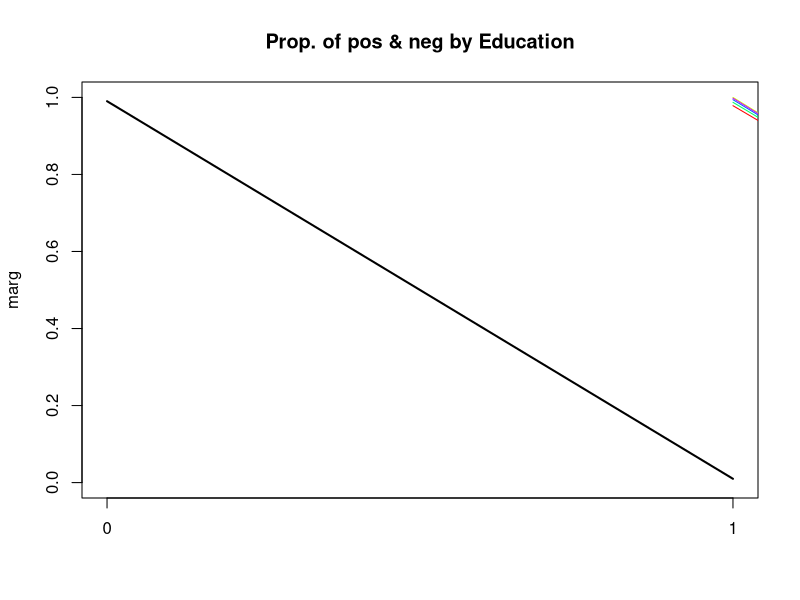
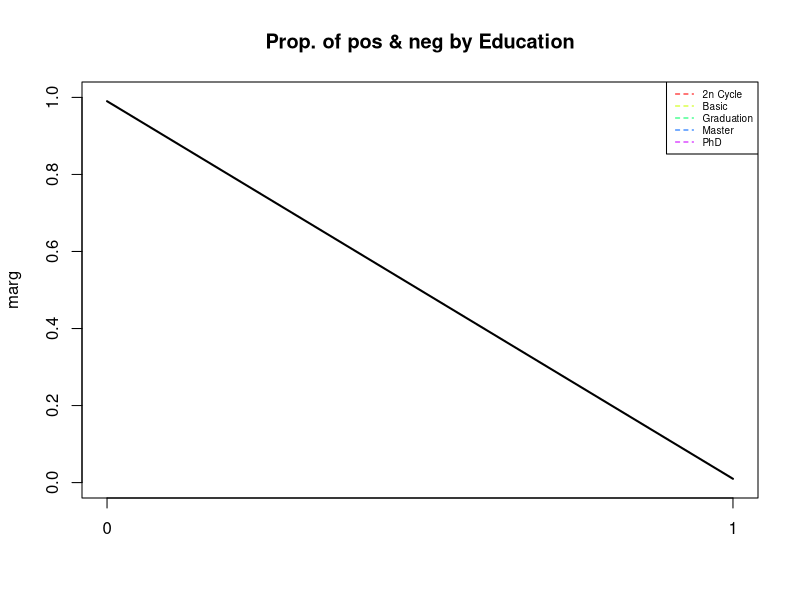
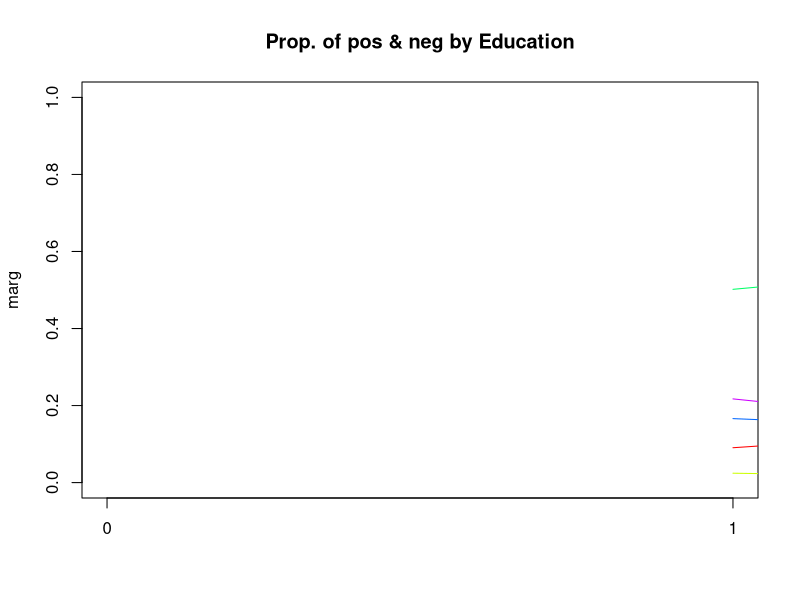
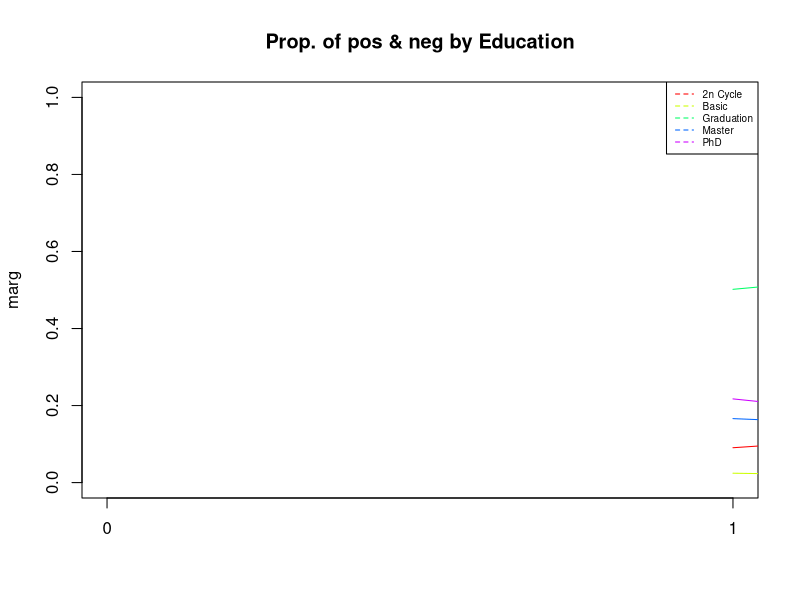
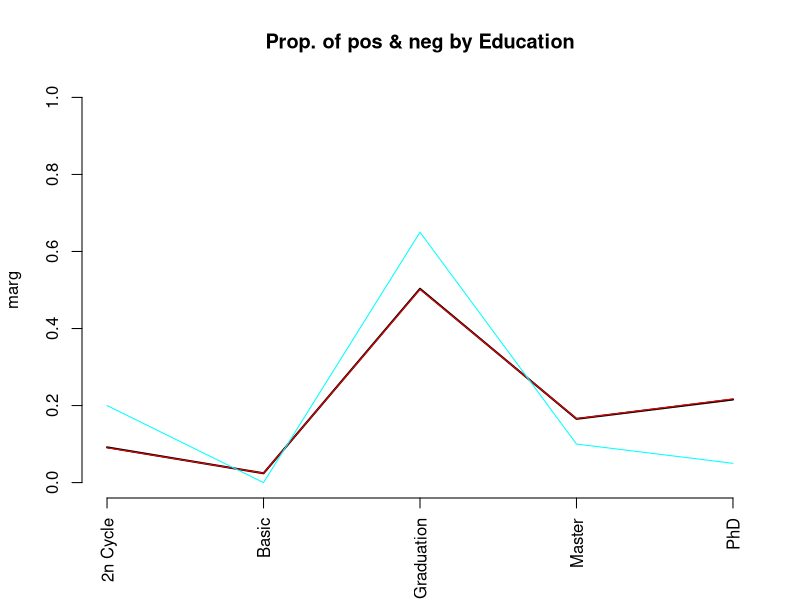
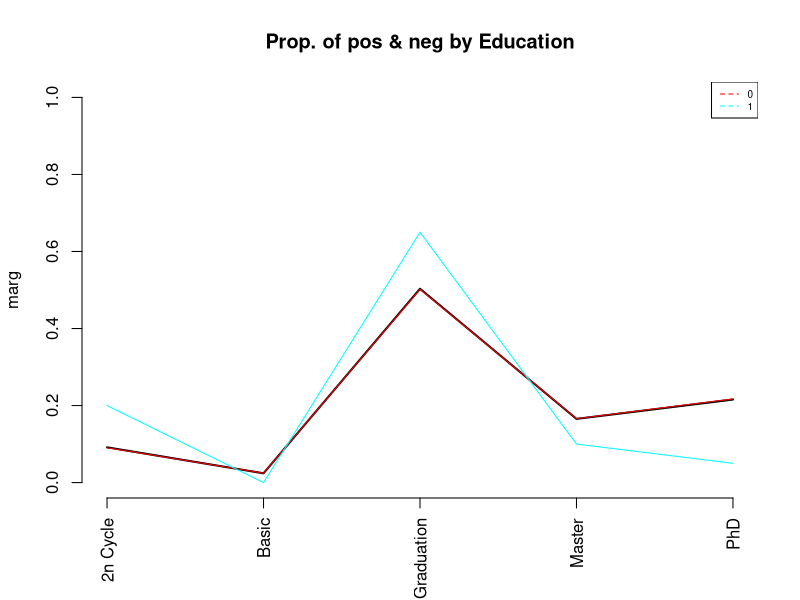
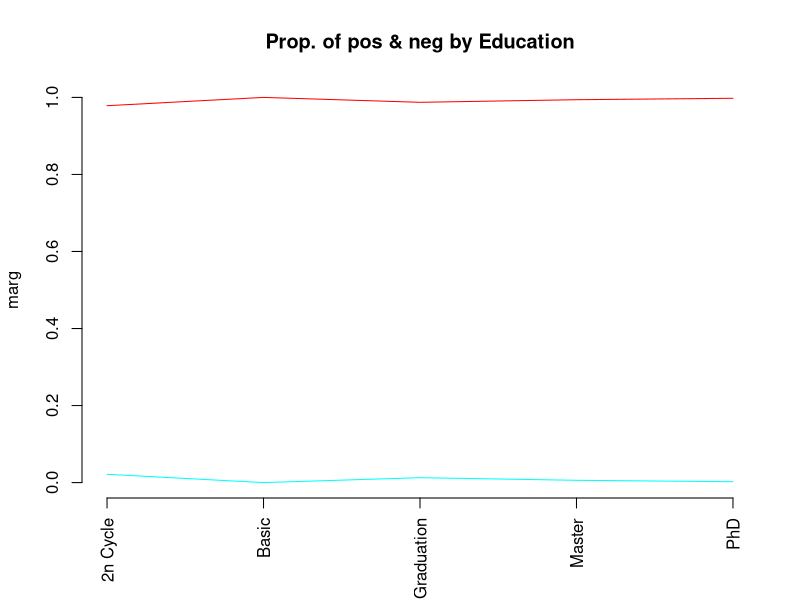
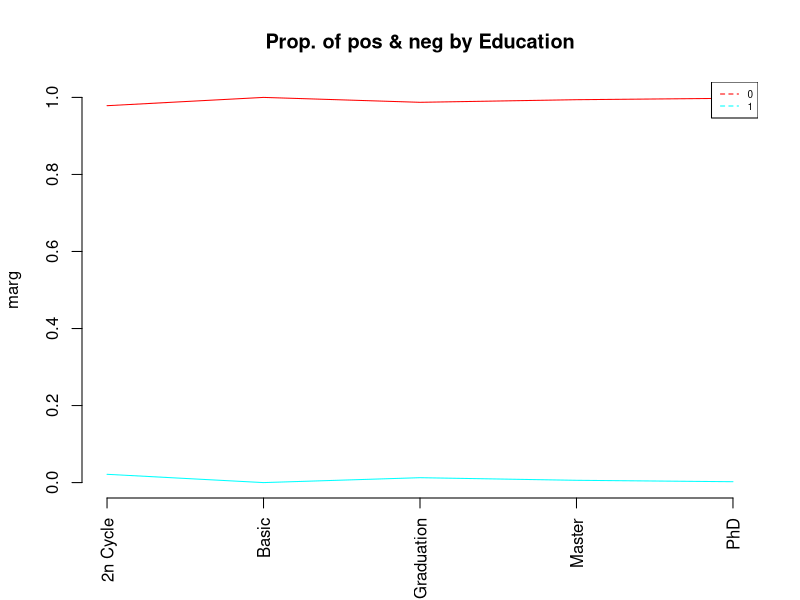

These charts were generated, in order, by the following R code:
#  READING CREDSCO_BIN
# load("d:/karina/docencia/DataMiningEI/Practiques/2CredscoProfiling/credscok_bin")

#read data only if required
setwd("C:/Users/Michel/Desktop/UPC/Q5/MD/MD-D4")
dd <- read.table("ifood_enriched.csv",header=T, sep=",", dec='.');

names(dd)

attach(dd)

#Dictamen    <- as.factor(Dictamen)
#levels(Dictamen) <- c(NA, "positiu","negatiu")


#Calcula els valor test de la variable Xnum per totes les modalitats del factor P
ValorTestXnum <- function(Xnum,P){
  #freq dis of fac
  nk <- as.vector(table(P)); 
  n <- sum(nk); 
  #mitjanes x grups
  xk <- tapply(Xnum,P,mean);
  #valors test
  txk <- (xk-mean(Xnum))/(sd(Xnum)*sqrt((n-nk)/(n*nk))); 
  #p-values
  pxk <- pt(txk,n-1,lower.tail=F);
  for(c in 1:length(levels(as.factor(P)))){if (pxk[c]>0.5){pxk[c]<-1-pxk[c]}}
  return (pxk)
}




ValorTestXquali <- function(P,Xquali){
  taula <- table(P,Xquali);
  n <- sum(taula); 
  pk <- apply(taula,1,sum)/n;
  pj <- apply(taula,2,sum)/n;
  pf <- taula/(n*pk);
  pjm <- matrix(data=pj,nrow=dim(pf)[1],ncol=dim(pf)[2], byrow=TRUE);      
  dpf <- pf - pjm; 
  dvt <- sqrt(((1-pk)/(n*pk))%*%t(pj*(1-pj))); 
  #i hi ha divisions iguals a 0 dona NA i no funciona
  zkj <- dpf
  zkj[dpf!=0]<-dpf[dpf!=0]/dvt[dpf!=0]; 
  pzkj <- pnorm(zkj,lower.tail=F);
  for(c in 1:length(levels(as.factor(P)))){for (s in 1:length(levels(Xquali))){if (pzkj[c,s]> 0.5){pzkj[c,s]<-1- pzkj[c,s]}}}
  return (list(rowpf=pf,vtest=zkj,pval=pzkj))
}


#source("file")
#dades contain the dataset
dades<-dd
#dades<-dd[filtro,]
#dades<-df
K<-dim(dades)[2]
par(ask=TRUE)


#P must contain the class variable
P<-dd[,23]
#P<-c2
#P<-dd[,18]
nameP<-"Complain"
#P<-df[,33]

nc<-length(levels(factor(P)))
nc
pvalk <- matrix(data=0,nrow=nc,ncol=K, dimnames=list(levels(P),names(dades)))
nameP<-"Class"
n<-dim(dades)[1]

for(k in 1:K){
  if (is.numeric(dades[,k])){ 
    print(paste("Anàlisi per classes de la Variable:", names(dades)[k]))
    
    boxplot(dades[,k]~P, main=paste("Boxplot of", names(dades)[k], "vs", nameP ), horizontal=TRUE)
    
    barplot(tapply(dades[[k]], P, mean),main=paste("Means of", names(dades)[k], "by", nameP ))
    abline(h=mean(dades[[k]]))
    legend(0,mean(dades[[k]]),"global mean",bty="n")
    print("Estadístics per groups:")
    for(s in levels(as.factor(P))) {print(summary(dades[P==s,k]))}
    o<-oneway.test(dades[,k]~P)
    print(paste("p-valueANOVA:", o$p.value))
    kw<-kruskal.test(dades[,k]~P)
    print(paste("p-value Kruskal-Wallis:", kw$p.value))
    pvalk[,k]<-ValorTestXnum(dades[,k], P)
    print("p-values ValorsTest: ")
    print(pvalk[,k])      
  }else{
    if(class(dd[,k])=="Date"){
      print(summary(dd[,k]))
      print(sd(dd[,k]))
      #decide breaks: weeks, months, quarters...
      hist(dd[,k],breaks="weeks")
    }else{
      #qualitatives
      print(paste("Variable", names(dades)[k]))
      table<-table(P,dades[,k])
      #   print("Cross-table")
      #   print(table)
      rowperc<-prop.table(table,1)
      
      colperc<-prop.table(table,2)
      #  print("Distribucions condicionades a files")
      # print(rowperc)
      
      #ojo porque si la variable es true o false la identifica amb el tipus Logical i
      #aquest no te levels, por tanto, coertion preventiva
      
      dades[,k]<-as.factor(dades[,k])
      
      
      marg <- table(as.factor(P))/n
      print(append("Categories=",levels(as.factor(dades[,k]))))
      
      #from next plots, select one of them according to your practical case
      plot(marg,type="l",ylim=c(0,1),main=paste("Prop. of pos & neg by",names(dades)[k]))
      paleta<-rainbow(length(levels(dades[,k])))
      for(c in 1:length(levels(dades[,k]))){lines(colperc[,c],col=paleta[c]) }
      
      #with legend
      plot(marg,type="l",ylim=c(0,1),main=paste("Prop. of pos & neg by",names(dades)[k]))
      paleta<-rainbow(length(levels(dades[,k])))
      for(c in 1:length(levels(dades[,k]))){lines(colperc[,c],col=paleta[c]) }
      legend("topright", levels(dades[,k]), col=paleta, lty=2, cex=0.6)
      
      #condicionades a classes
      print(append("Categories=",levels(dades[,k])))
      plot(marg,type="n",ylim=c(0,1),main=paste("Prop. of pos & neg by",names(dades)[k]))
      paleta<-rainbow(length(levels(dades[,k])))
      for(c in 1:length(levels(dades[,k]))){lines(rowperc[,c],col=paleta[c]) }
      
      #with legend
      plot(marg,type="n",ylim=c(0,1),main=paste("Prop. of pos & neg by",names(dades)[k]))
      paleta<-rainbow(length(levels(dades[,k])))
      for(c in 1:length(levels(dades[,k]))){lines(rowperc[,c],col=paleta[c]) }
      legend("topright", levels(dades[,k]), col=paleta, lty=2, cex=0.6)
      
      #amb variable en eix d'abcisses
      marg <-table(dades[,k])/n
      print(append("Categories=",levels(dades[,k])))
      plot(marg,type="l",ylim=c(0,1),main=paste("Prop. of pos & neg by",names(dades)[k]), las=3)
      #x<-plot(marg,type="l",ylim=c(0,1),main=paste("Prop. of pos & neg by",names(dades)[k]), xaxt="n")
      #text(x=x+.25, y=-1, adj=1, levels(CountryName), xpd=TRUE, srt=25, cex=0.7)
      paleta<-rainbow(length(levels(as.factor(P))))
      for(c in 1:length(levels(as.factor(P)))){lines(rowperc[c,],col=paleta[c]) }
      
      #with legend
      plot(marg,type="l",ylim=c(0,1),main=paste("Prop. of pos & neg by",names(dades)[k]), las=3)
      for(c in 1:length(levels(as.factor(P)))){lines(rowperc[c,],col=paleta[c])}
      legend("topright", levels(as.factor(P)), col=paleta, lty=2, cex=0.6)
      
      #condicionades a columna 
      plot(marg,type="n",ylim=c(0,1),main=paste("Prop. of pos & neg by",names(dades)[k]), las=3)
      paleta<-rainbow(length(levels(as.factor(P))))
      for(c in 1:length(levels(as.factor(P)))){lines(colperc[c,],col=paleta[c]) }
      
      #with legend
      plot(marg,type="n",ylim=c(0,1),main=paste("Prop. of pos & neg by",names(dades)[k]), las=3)
      for(c in 1:length(levels(as.factor(P)))){lines(colperc[c,],col=paleta[c])}
      legend("topright", levels(as.factor(P)), col=paleta, lty=2, cex=0.6)
      
      table<-table(dades[,k],P)
      print("Cross Table:")
      print(table)
      print("Distribucions condicionades a columnes:")
      print(colperc)
      
      #diagrames de barres apilades                                         
      
      paleta<-rainbow(length(levels(dades[,k])))
      barplot(table(dades[,k], as.factor(P)), beside=FALSE,col=paleta )
      
      barplot(table(dades[,k], as.factor(P)), beside=FALSE,col=paleta )
      legend("topright",levels(as.factor(dades[,k])),pch=1,cex=0.5, col=paleta)
      
      #diagrames de barres adosades
      barplot(table(dades[,k], as.factor(P)), beside=TRUE,col=paleta )
      
      barplot(table(dades[,k], as.factor(P)), beside=TRUE,col=paleta)
      legend("topright",levels(as.factor(dades[,k])),pch=1,cex=0.5, col=paleta)
      
      print("Test Fisher: ")
      print(fisher.test(dades[,k], as.factor(P), simulate.p.value = TRUE, B = 2000, workspace = 2000000)) 
      
      print("valorsTest:")
      print( ValorTestXquali(P,dades[,k]))
      #calcular els pvalues de les quali
    }
  }
}#endfor

#descriptors de les classes més significatius. Afegir info qualits
for (c in 1:length(levels(as.factor(P)))) {
  if(!is.na(levels(as.factor(P))[c])){
    print(paste("P.values per class:",levels(as.factor(P))[c]));
    print(sort(pvalk[c,]), digits=3) 
  }
}

#afegir la informacio de les modalitats de les qualitatives a la llista de pvalues i fer ordenacio global

#saving the dataframe in an external file
#write.table(dd, file = "ifood_enriched.csv", sep = ",", na = "NA", dec = ".", row.names = FALSE, col.names = TRUE)


